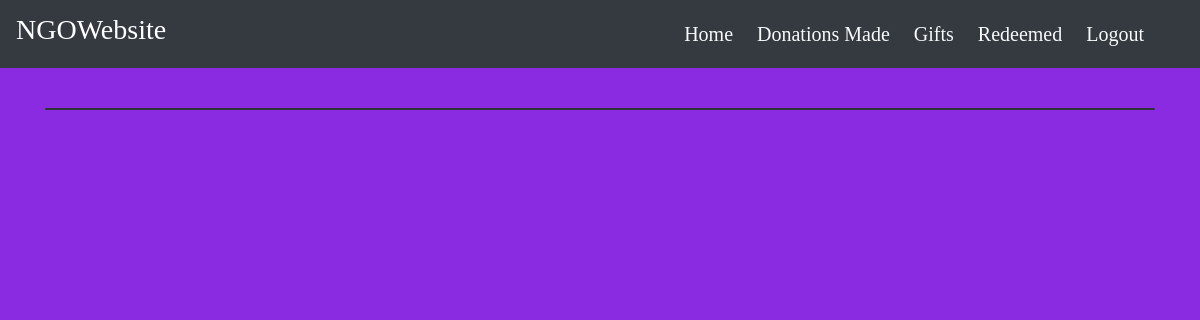
/details/4 (signed in), run on an earlier commit of the app's database.
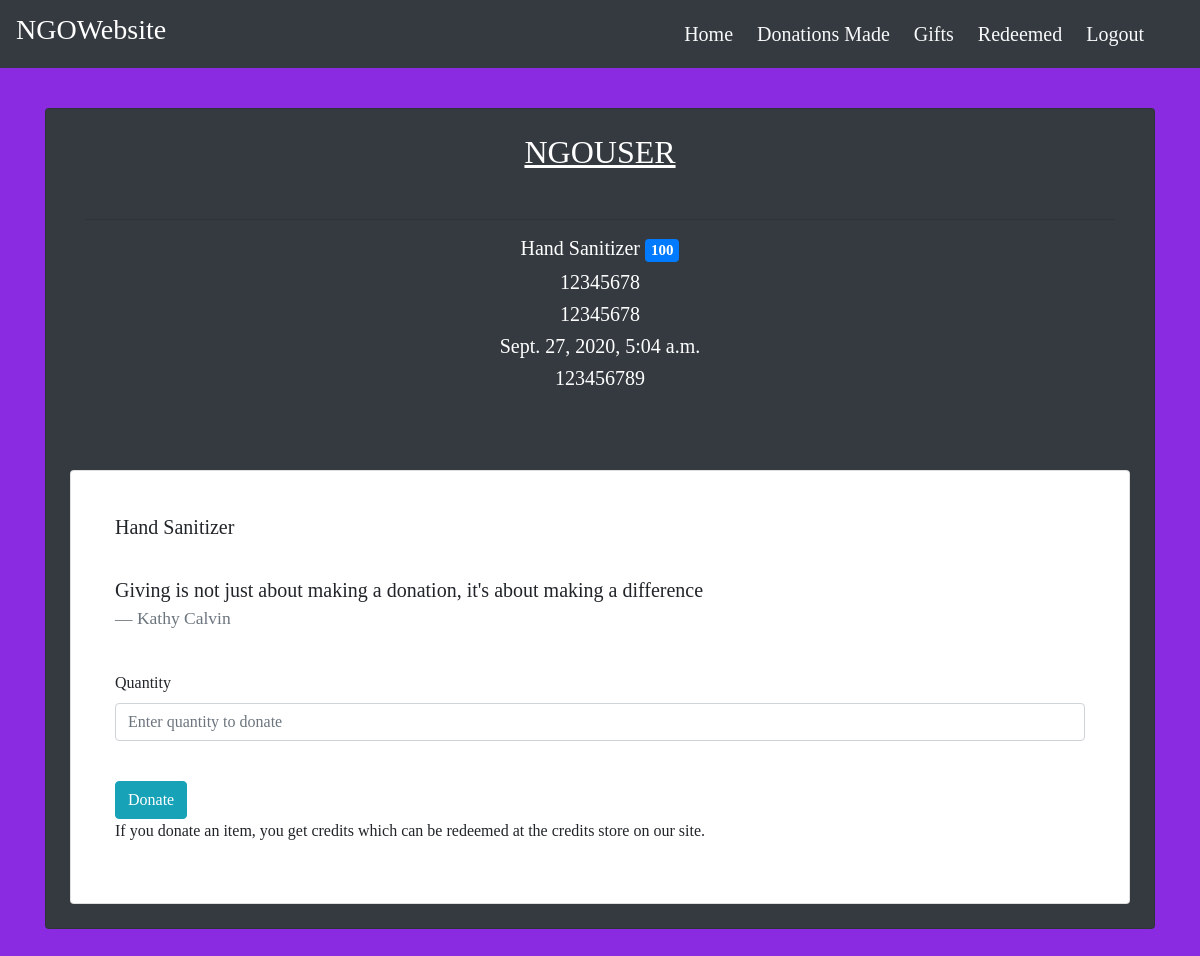
And on a later commit of the database.
### main/models.py (models this page shows, shortened)
class Requirements(models.Model):
    EQUIPMENTS = (
        ('Thermometer', 'Thermometer'),
        ('Oximeter', 'Oximeter'),
        ('KN95 Mask', 'KN95 Mask'),
        ('PPE Kit', 'PPE Kit'),
        ('3M Mask', '3M Mask'),
        ('Protective Goggles', 'Protective Goggles'),
        ('Hand Sanitizer', 'Hand Sanitizer'),
        ('Gloves', 'Gloves'),
        ('Face Shield', 'Face Shield'),
        ('Test Kit', 'Test Kit'),
        ('Ventilators', 'Ventilators'),
        ('Beds', 'Beds'),
        ('Medicines', 'Medicines'),
        ('Others', 'Others'),
    )
    created_by = models.ForeignKey(User, on_delete=models.CASCADE)
    equipments = models.CharField(max_length=32,choices=EQUIPMENTS, blank=False)
    quantity = models.IntegerField(default=1, blank=False)
    description = models.TextField(blank=True)
    reason = models.CharField(max_length=255,blank=False)
    required_by = models.DateTimeField(default=timezone.now)
    additional = models.CharField(max_length=255,blank=True)

class User(AbstractUser):
    mobile_number = models.CharField(max_length=10)
    address = models.CharField(max_length=150)
    city =  models.CharField(max_length=50)
    pincode = models.CharField(max_length=10)
    is_NGO = models.BooleanField(default=False)
    is_Donor = models.BooleanField(default=False)
    credit = models.IntegerField(default=0)

### main/views.py (the view)
# urls.py: path('details/<int:pk>',views.requirements_detail,name='requirements_detail'),
@login_required
def requirements_detail(request,pk):
    requirements = Requirements.objects.filter(id=pk)
    context = {
        'requirements':requirements
    }
    return render(request, 'main/detail.html', context)

### main/templates/main/detail.html (shortened to what this page needs)
{% extends "main/layout.html" %}
{% block content %}
<div class="event_details">
  <main class="mt-3 pt-4 main">
    <div class="container">
      <div class="card wow fadeIn bg-dark">
        {% for requirement in requirements %}
        <div class="col-md-12 mb-4 information">
            <div class="p-4 content text-white">
                <div class="mt-0">
                    <h2 class="text-center"><u>{{ requirement.created_by }}</u></h2>
                </div>
                <br>
                <div class="lead">
                    <hr>
                    <h5 class="text-center">{{ requirement.equipments }} <span class="badge badge-primary">{{ requirement.quantity }}</span></h5>
                    <h5 class="text-center">{{ requirement.description }}</h5>
                    <h5 class="text-center">{{ requirement.reason }}</h5>
                    <h5 class="text-center">{{ requirement.required_by }}</h5>
                    <h5 class="text-center">{{ requirement.additional }}</h5>
                </div>
            </div>
        </div>
        {% if user.is_authenticated %}
        <div class="card m-4 p-4 bg-">
          <div class="card-body">
              <h5 class="card-title">{{ requirement.equipments }}</h5>
              <br />
              <blockquote class="blockquote">
                Giving is not just about making a donation, it's about making a
                difference
                <footer class="blockquote-footer">Kathy Calvin</footer>
              </blockquote>
              <br />
              <form action="{% url 'main:donate' %}" method="POST">
                <div class="form-group">
                  <label>Quantity</label>
                  <input
                    type="integer"
                    class="form-control"
                    name="quantity_donated"
                    placeholder="Enter quantity to donate"
                  />
                </div>
                <br />
                <button type="submit" class="btn btn-info">Donate</button>
              </form>
              <p>
                If you donate an item, you get credits which can be redeemed at the
                credits store on our site.
              </p>
            </div>
          </div>
        </div>
        {% endif %}
        {% endfor %}
      </div>
    </div>
  </main>
</div>
{% endblock %}

What changed in the data, as far as the page shows it:
added Requirements: created_by "NGOUSER", equipments "Hand Sanitizer", quantity "100", description "12345678", reason "12345678", required_by "Sept. 27, 2020, 5:04 a.m.", additional "123456789"
